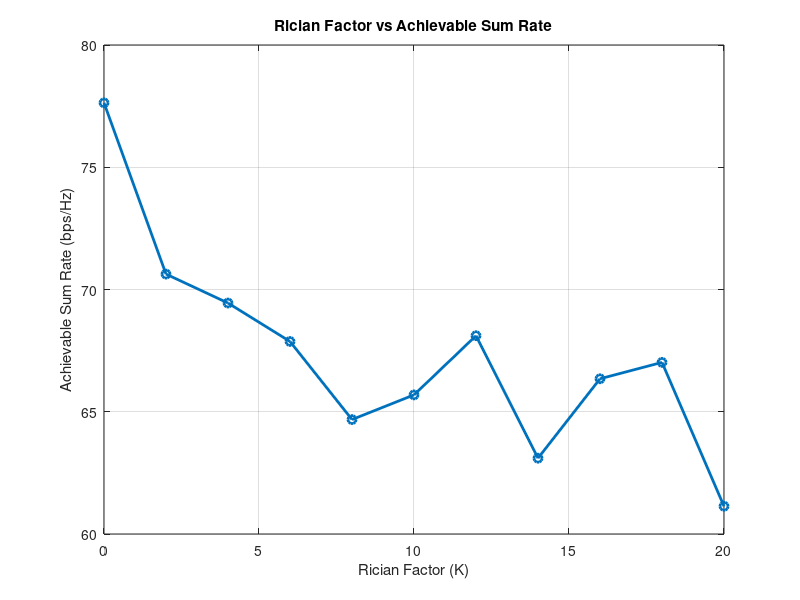

MATLAB code for this plot:
%% Real-Time Optimization with GA, PSO, and Hybrid GA-PSO
clear; clc; close all;

% Constants
rng(222); % Ensure reproducibility
c = 299792458; % Speed of light in m/s
frequency = 28e9; % Frequency in mmWave band (28 GHz)
wavelength = c / frequency; % Wavelength calculation

% Parameters
numUsers = 10; % Number of users
N_BS = 8; % Number of base station antennas
N_RIS = 64; % Number of RIS elements
BS_location = [0, 0, 10]; % Fixed Base Station location
RIS_location = [5, 0, 5]; % Fixed RIS location
maxBounds = [10, 10, 10]; % Space boundaries (x, y, z)
sigma2 = 1e-9; % Noise power (W)
P_BS_max = 10; % Power budget at BS (Watts)
quantization_levels = 4; % Number of RIS phase quantization levels

% RIS Element Layout (Uniform Planar Array)
RIS_spacing = wavelength / 2; % Element spacing (half wavelength)
N_RIS_sqrt = sqrt(N_RIS); % Assume square UPA
[ris_x, ris_y] = meshgrid(0:N_RIS_sqrt-1, 0:N_RIS_sqrt-1);
ris_x = RIS_spacing * (ris_x(:) - mean(ris_x(:))); % X-coordinates
ris_y = RIS_spacing * (ris_y(:) - mean(ris_y(:))); % Y-coordinates
RIS_positions = RIS_location + [ris_x, ris_y, zeros(N_RIS, 1)]; % 3D positions of RIS elements

% User Locations and Mobility
userLocations = rand(numUsers, 3) .* maxBounds; % Initial user locations
userVelocities = (rand(numUsers, 3) - 0.5) * 0.2; % Random velocities

%% Functions
% Path Loss
function PL = path_loss(d, wavelength)
    PL = (wavelength / (4 * pi * d))^2; % Linear scale
end

% Generate Channels with Rician Fading
function [H_BS_RIS, H_RIS_Users, H_BS_Users] = generate_channels(userLocations, RIS_positions, BS_location, N_BS, N_RIS, numUsers, wavelength, K_factor)
    LOS_component = 1; % Line-of-sight
    NLOS_component = sqrt(1 / (1 + K_factor));

    H_BS_RIS = zeros(N_RIS, N_BS);
    H_RIS_Users = zeros(numUsers, N_RIS);
    H_BS_Users = zeros(numUsers, N_BS);

    % BS ↔ RIS channel
    for i = 1:N_RIS
        d_BS_RIS = norm(RIS_positions(i, :) - BS_location);
        PL_BS_RIS = path_loss(d_BS_RIS, wavelength);
        H_BS_RIS(i, :) = sqrt(PL_BS_RIS) * (LOS_component + NLOS_component * (randn(1, N_BS) + 1j * randn(1, N_BS))) / sqrt(2);
    end

    % RIS ↔ Users channel
    for k = 1:numUsers
        for i = 1:N_RIS
            d_RIS_User = norm(userLocations(k, :) - RIS_positions(i, :));
            PL_RIS_User = path_loss(d_RIS_User, wavelength);
            H_RIS_Users(k, i) = sqrt(PL_RIS_User) * (LOS_component + NLOS_component * (randn + 1j * randn)) / sqrt(2);
        end
    end

    % BS ↔ Users channel
    for k = 1:numUsers
        d_BS_User = norm(userLocations(k, :) - BS_location);
        PL_BS_User = path_loss(d_BS_User, wavelength);
        H_BS_Users(k, :) = sqrt(PL_BS_User) * (LOS_component + NLOS_component * (randn(1, N_BS) + 1j * randn(1, N_BS))) / sqrt(2);
    end
end

% Achievable Sum Rate
function R = compute_sum_rate(w, theta, H_BS_RIS, H_RIS_Users, H_BS_Users, sigma2)
    numUsers = size(H_RIS_Users, 1);
    R = 0;
    for k = 1:numUsers
        h_eff = H_BS_Users(k, :) * w + H_RIS_Users(k, :) * diag(exp(1j * theta)) * H_BS_RIS * w;
        signal_power = abs(h_eff)^2;
        SINR = signal_power / sigma2;
        R = R + log2(1 + SINR);
    end
end

% Power Consumption
function power = compute_power(w, theta)
    power = norm(w)^2 + sum(abs(exp(1j * theta))); % Beamforming and RIS operation power
end

% Quantize RIS Phases
function quantized_theta = quantize_phases(theta, quantization_levels)
    step_size = 2 * pi / quantization_levels;
    quantized_theta = step_size * round(theta / step_size);
end

% Genetic Algorithm (GA) Optimization
function [optimized_w, optimized_theta, fitness_log] = optimize_ga(H_BS_RIS, H_RIS_Users, H_BS_Users, N_BS, N_RIS, P_BS_max, sigma2, maxGenerations, popSize, quantization_levels)
    % Initialize Population
    population_w = randn(N_BS, popSize) + 1j * randn(N_BS, popSize); % Random beamforming
    population_theta = 2 * pi * rand(N_RIS, popSize); % Random RIS phase shifts

    fitness_log = zeros(1, maxGenerations); % Track fitness per generation

    % GA Optimization Loop
    for gen = 1:maxGenerations
        % Fitness Evaluation
        fitness = zeros(1, popSize);
        for i = 1:popSize
            w = sqrt(P_BS_max) * population_w(:, i) / norm(population_w(:, i)); % Normalize power
            theta = quantize_phases(population_theta(:, i), quantization_levels); % Quantize RIS phases
            fitness(i) = compute_sum_rate(w, theta, H_BS_RIS, H_RIS_Users, H_BS_Users, sigma2);
        end
        fitness_log(gen) = max(fitness); % Log best fitness

        % Selection: Keep the top half of the population
        [~, idx] = sort(fitness, 'descend');
        top_w = population_w(:, idx(1:popSize / 2));
        top_theta = population_theta(:, idx(1:popSize / 2));

        % Crossover and Mutation
        new_population_w = top_w;
        new_population_theta = top_theta;
        for i = 1:(popSize / 2)
            p1 = randi(size(top_w, 2));
            p2 = randi(size(top_w, 2));
            child_w = (top_w(:, p1) + top_w(:, p2)) / 2;
            child_theta = mean([top_theta(:, p1), top_theta(:, p2)], 2);
            new_population_w(:, end + 1) = child_w;
            new_population_theta(:, end + 1) = child_theta;
        end
        % Apply Mutation
        mutation_rate = 0.1; % Probability of mutation
        mutation_indices = rand(size(new_population_theta)) < mutation_rate;
        new_population_theta(mutation_indices) = 2 * pi * rand(sum(mutation_indices(:)), 1);

        population_w = new_population_w(:, 1:popSize); % Trim population
        population_theta = new_population_theta(:, 1:popSize);
    end
    [~, best_idx] = max(fitness);
    optimized_w = population_w(:, best_idx);
    optimized_theta = quantize_phases(population_theta(:, best_idx), quantization_levels);
end

% Particle Swarm Optimization (PSO)
function [optimized_w, optimized_theta, fitness_log] = optimize_pso(H_BS_RIS, H_RIS_Users, H_BS_Users, N_BS, N_RIS, P_BS_max, sigma2, numParticles, maxIterations, quantization_levels)
    % Initialize Particle Positions and Velocities
    particle_w = randn(N_BS, numParticles) + 1j * randn(N_BS, numParticles); % Random beamforming
    particle_theta = 2 * pi * rand(N_RIS, numParticles); % Random RIS phases
    velocity_w = randn(N_BS, numParticles) * 0.1;
    velocity_theta = randn(N_RIS, numParticles) * 0.1;

    % Fitness Evaluation
    fitness = zeros(1, numParticles);
    best_local_fitness = -Inf(1, numParticles);
    best_local_w = particle_w;
    best_local_theta = particle_theta;

    % Global Best
    [global_best_fitness, best_idx] = max(fitness);
    global_best_w = particle_w(:, best_idx);
    global_best_theta = particle_theta(:, best_idx);

    fitness_log = zeros(1, maxIterations);

    % PSO Iterations
    for iter = 1:maxIterations
        for i = 1:numParticles
            w = sqrt(P_BS_max) * particle_w(:, i) / norm(particle_w(:, i)); % Normalize power
            theta = quantize_phases(particle_theta(:, i), quantization_levels); % Quantize RIS phases
            fitness(i) = compute_sum_rate(w, theta, H_BS_RIS, H_RIS_Users, H_BS_Users, sigma2);
        end

        % Update Best Local Fitness
        for i = 1:numParticles
            if fitness(i) > best_local_fitness(i)
                best_local_fitness(i) = fitness(i);
                best_local_w(:, i) = particle_w(:, i);
                best_local_theta(:, i) = particle_theta(:, i);
            end
        end

        % Update Global Best
        [global_best_fitness, best_idx] = max(best_local_fitness);
        global_best_w = best_local_w(:, best_idx);
        global_best_theta = best_local_theta(:, best_idx);

        % Update Velocities
        inertia = 0.5;
        cognitive = 2; % Cognitive coefficient
        social = 2; % Social coefficient
        velocity_w = inertia * velocity_w + cognitive * rand * (best_local_w - particle_w) + social * rand * (global_best_w - particle_w);
        velocity_theta = inertia * velocity_theta + cognitive * rand * (best_local_theta - particle_theta) + social * rand * (global_best_theta - particle_theta);

        % Update Particle Positions
        particle_w = particle_w + velocity_w;
        particle_theta = particle_theta + velocity_theta;

        fitness_log(iter) = global_best_fitness;
    end

    optimized_w = global_best_w;
    optimized_theta = global_best_theta;
end

% Hybrid GA-PSO Optimization
function [optimized_w, optimized_theta, fitness_log] = optimize_ga_pso(H_BS_RIS, H_RIS_Users, H_BS_Users, N_BS, N_RIS, P_BS_max, sigma2, numParticles, maxIterations, quantization_levels)
    % Combine GA and PSO approaches
    [ga_w, ga_theta, ga_fitness_log] = optimize_ga(H_BS_RIS, H_RIS_Users, H_BS_Users, N_BS, N_RIS, P_BS_max, sigma2, maxIterations / 2, numParticles / 2, quantization_levels);
    [pso_w, pso_theta, pso_fitness_log] = optimize_pso(H_BS_RIS, H_RIS_Users, H_BS_Users, N_BS, N_RIS, P_BS_max, sigma2, numParticles, maxIterations, quantization_levels);

    if max(ga_fitness_log) > max(pso_fitness_log)
        optimized_w = ga_w;
        optimized_theta = ga_theta;
    else
        optimized_w = pso_w;
        optimized_theta = pso_theta;
    end
end

%% Main Execution
% Define Rician factors to simulate
K_factors = 0:2:20; % Example range for Rician factors (0 to 20 in steps of 2)
sum_rates = zeros(1, length(K_factors)); % To store sum rates for each K_factor

% Loop through each Rician factor and calculate sum rate
for idx = 1:length(K_factors)
    K_factor = K_factors(idx); % Current Rician factor

    % Generate channels with current K_factor
    [H_BS_RIS, H_RIS_Users, H_BS_Users] = generate_channels(userLocations, RIS_positions, BS_location, N_BS, N_RIS, numUsers, wavelength, K_factor);

    % GA Optimization (or PSO/Hybrid can be used similarly)
    [ga_w, ga_theta, ~] = optimize_ga(H_BS_RIS, H_RIS_Users, H_BS_Users, N_BS, N_RIS, P_BS_max, sigma2, 20, 50, quantization_levels);

    % Compute achievable sum rate for this K_factor using GA
    sum_rates(idx) = compute_sum_rate(ga_w, ga_theta, H_BS_RIS, H_RIS_Users, H_BS_Users, sigma2);
end

% Plot Rician Factor vs Achievable Sum Rate
figure;
plot(K_factors, sum_rates, '-o', 'LineWidth', 2);
grid on;
xlabel('Rician Factor (K)');
ylabel('Achievable Sum Rate (bps/Hz)');
title('Rician Factor vs Achievable Sum Rate');
